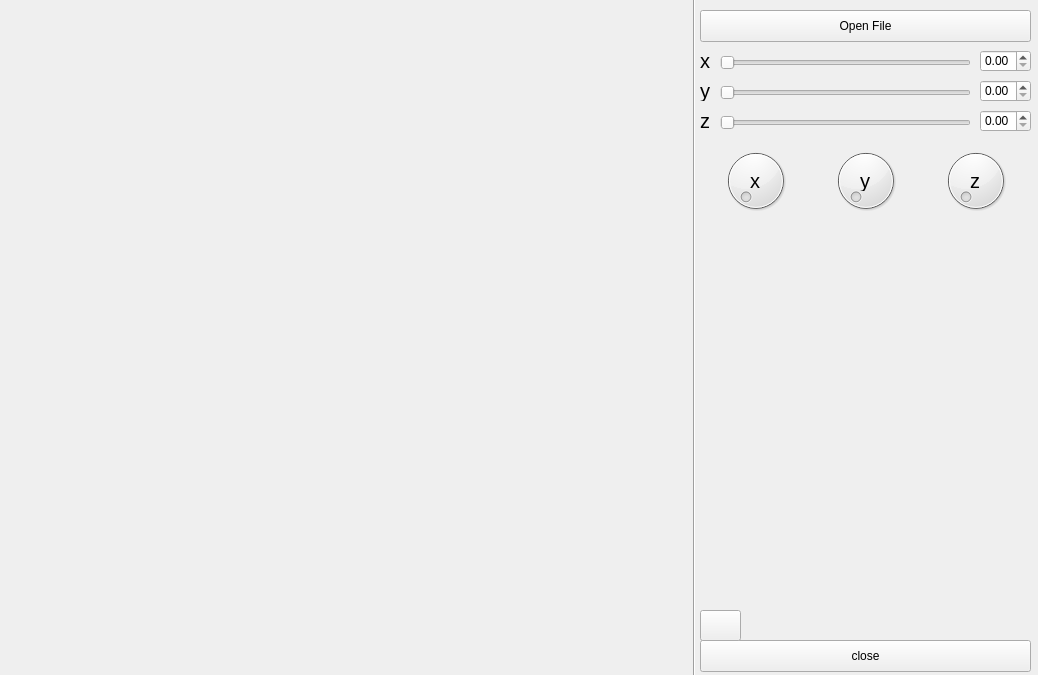
<?xml version="1.0" encoding="UTF-8"?>
<ui version="4.0">
 <class>MainWindow</class>
 <widget class="QMainWindow" name="MainWindow">
  <property name="geometry">
   <rect>
    <x>0</x>
    <y>0</y>
    <width>1038</width>
    <height>675</height>
   </rect>
  </property>
  <property name="windowTitle">
   <string>MainWindow</string>
  </property>
  <widget class="QWidget" name="centralwidget">
   <widget class="openGLGraphics" name="widget" native="true">
    <property name="geometry">
     <rect>
      <x>20</x>
      <y>10</y>
      <width>650</width>
      <height>650</height>
     </rect>
    </property>
   </widget>
   <widget class="QPushButton" name="pushButton">
    <property name="geometry">
     <rect>
      <x>700</x>
      <y>10</y>
      <width>331</width>
      <height>32</height>
     </rect>
    </property>
    <property name="text">
     <string>Open File</string>
    </property>
   </widget>
   <widget class="QSlider" name="horizontalSlider">
    <property name="geometry">
     <rect>
      <x>720</x>
      <y>50</y>
      <width>251</width>
      <height>25</height>
     </rect>
    </property>
    <property name="orientation">
     <enum>Qt::Horizontal</enum>
    </property>
   </widget>
   <widget class="QDoubleSpinBox" name="doubleSpinBox">
    <property name="geometry">
     <rect>
      <x>980</x>
      <y>50</y>
      <width>51</width>
      <height>22</height>
     </rect>
    </property>
   </widget>
   <widget class="QLabel" name="label">
    <property name="geometry">
     <rect>
      <x>700</x>
      <y>50</y>
      <width>31</width>
      <height>21</height>
     </rect>
    </property>
    <property name="font">
     <font>
      <pointsize>15</pointsize>
     </font>
    </property>
    <property name="text">
     <string>x</string>
    </property>
   </widget>
   <widget class="QLabel" name="label_2">
    <property name="geometry">
     <rect>
      <x>700</x>
      <y>80</y>
      <width>31</width>
      <height>21</height>
     </rect>
    </property>
    <property name="font">
     <font>
      <pointsize>15</pointsize>
     </font>
    </property>
    <property name="text">
     <string>y</string>
    </property>
   </widget>
   <widget class="QSlider" name="horizontalSlider_2">
    <property name="geometry">
     <rect>
      <x>720</x>
      <y>80</y>
      <width>251</width>
      <height>25</height>
     </rect>
    </property>
    <property name="orientation">
     <enum>Qt::Horizontal</enum>
    </property>
   </widget>
   <widget class="QDoubleSpinBox" name="doubleSpinBox_2">
    <property name="geometry">
     <rect>
      <x>980</x>
      <y>80</y>
      <width>51</width>
      <height>22</height>
     </rect>
    </property>
   </widget>
   <widget class="QSlider" name="horizontalSlider_3">
    <property name="geometry">
     <rect>
      <x>720</x>
      <y>110</y>
      <width>251</width>
      <height>25</height>
     </rect>
    </property>
    <property name="orientation">
     <enum>Qt::Horizontal</enum>
    </property>
   </widget>
   <widget class="QDoubleSpinBox" name="doubleSpinBox_3">
    <property name="geometry">
     <rect>
      <x>980</x>
      <y>110</y>
      <width>51</width>
      <height>22</height>
     </rect>
    </property>
   </widget>
   <widget class="QLabel" name="label_3">
    <property name="geometry">
     <rect>
      <x>700</x>
      <y>110</y>
      <width>31</width>
      <height>21</height>
     </rect>
    </property>
    <property name="font">
     <font>
      <pointsize>15</pointsize>
     </font>
    </property>
    <property name="text">
     <string>z</string>
    </property>
   </widget>
   <widget class="QDial" name="dial">
    <property name="geometry">
     <rect>
      <x>720</x>
      <y>140</y>
      <width>71</width>
      <height>81</height>
     </rect>
    </property>
   </widget>
   <widget class="QLabel" name="label_4">
    <property name="geometry">
     <rect>
      <x>750</x>
      <y>170</y>
      <width>31</width>
      <height>21</height>
     </rect>
    </property>
    <property name="font">
     <font>
      <pointsize>15</pointsize>
     </font>
    </property>
    <property name="styleSheet">
     <string notr="true">color:rgb(0, 0, 0);</string>
    </property>
    <property name="text">
     <string>x</string>
    </property>
   </widget>
   <widget class="QDial" name="dial_2">
    <property name="geometry">
     <rect>
      <x>830</x>
      <y>140</y>
      <width>71</width>
      <height>81</height>
     </rect>
    </property>
   </widget>
   <widget class="QLabel" name="label_5">
    <property name="geometry">
     <rect>
      <x>860</x>
      <y>170</y>
      <width>31</width>
      <height>21</height>
     </rect>
    </property>
    <property name="font">
     <font>
      <pointsize>15</pointsize>
     </font>
    </property>
    <property name="styleSheet">
     <string notr="true">color:rgb(0, 0, 0);</string>
    </property>
    <property name="text">
     <string>y</string>
    </property>
   </widget>
   <widget class="QDial" name="dial_3">
    <property name="geometry">
     <rect>
      <x>940</x>
      <y>140</y>
      <width>71</width>
      <height>81</height>
     </rect>
    </property>
   </widget>
   <widget class="QLabel" name="label_6">
    <property name="geometry">
     <rect>
      <x>970</x>
      <y>170</y>
      <width>31</width>
      <height>21</height>
     </rect>
    </property>
    <property name="font">
     <font>
      <pointsize>15</pointsize>
     </font>
    </property>
    <property name="styleSheet">
     <string notr="true">color:rgb(0, 0, 0);</string>
    </property>
    <property name="text">
     <string>z</string>
    </property>
   </widget>
   <widget class="QPushButton" name="pushButton_2">
    <property name="geometry">
     <rect>
      <x>700</x>
      <y>640</y>
      <width>331</width>
      <height>32</height>
     </rect>
    </property>
    <property name="text">
     <string>close</string>
    </property>
   </widget>
   <widget class="Line" name="line">
    <property name="geometry">
     <rect>
      <x>669</x>
      <y>-10</y>
      <width>51</width>
      <height>691</height>
     </rect>
    </property>
    <property name="orientation">
     <enum>Qt::Vertical</enum>
    </property>
   </widget>
   <widget class="QPushButton" name="pushButton_3">
    <property name="geometry">
     <rect>
      <x>700</x>
      <y>610</y>
      <width>41</width>
      <height>31</height>
     </rect>
    </property>
    <property name="text">
     <string/>
    </property>
   </widget>
  </widget>
 </widget>
 <customwidgets>
  <customwidget>
   <class>openGLGraphics</class>
   <extends>QWidget</extends>
   <header location="global">openglgraphics.h</header>
   <container>1</container>
  </customwidget>
 </customwidgets>
 <resources/>
 <connections>
  <connection>
   <sender>pushButton_2</sender>
   <signal>clicked()</signal>
   <receiver>MainWindow</receiver>
   <slot>close()</slot>
   <hints>
    <hint type="sourcelabel">
     <x>859</x>
     <y>651</y>
    </hint>
    <hint type="destinationlabel">
     <x>835</x>
     <y>449</y>
    </hint>
   </hints>
  </connection>
 </connections>
</ui>
